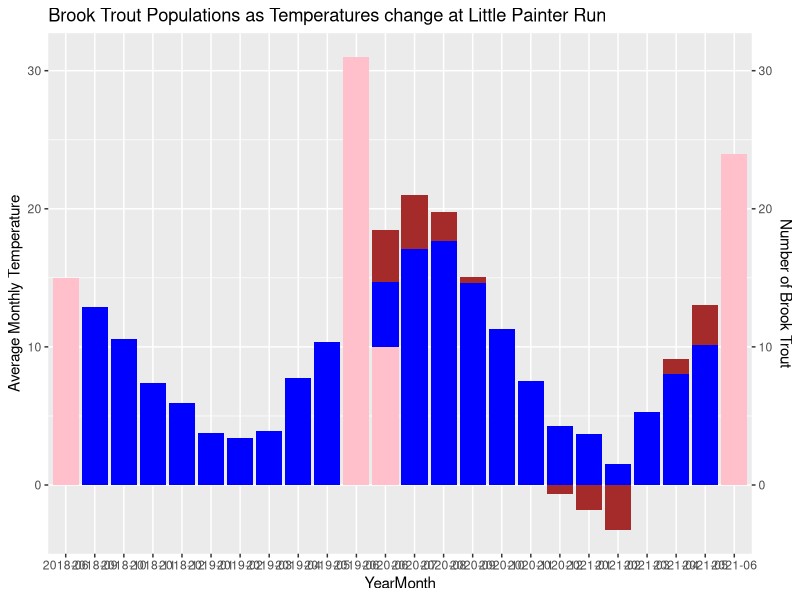

Generate this figure with R: (Note: this script raises an error after producing the figure.)
#Set working directory 

setwd("C:/GitHub/johnson_capstone/data_testing")

getwd()
dir()

#3 of 4 excell files I'm going to read in are CSV's. 

Painter_LT <- read.csv("Painter_Land_X_QC.csv")

Painter_ST00 <- read.csv("Painter_Stream_X_QC.csv")

Painter_ST01 <- read.csv("Painter_Stream0_X_QC.csv")

#The Fish records file from Painter Stream is an .xslx, so need to download readxl package.

install.packages("readxl")
library(readxl)

Painter_FishRec_BT <- read_excel ("Painter_FishRecords_BrookTrout.xlsx")

#The problem is the stream temperature data is split up into two data sets, and I want them as 1 data set.
#So lets merge the two. 

Painter_ST <- merge(Painter_ST00, Painter_ST01, all = TRUE)

#To arrange dates in right order, install dplyr package.
install.packages("dplyr")
library(dplyr)

#Now to arrange dates in right order:
Painter_ST <- arrange(Painter_ST, DateTime)
                    

#Before I try to compare fish and temperature together, I want to just look at temperature alone first. 
#But first we need to format that date and time. To do that, lets install the luberdate package. 

install.packages("lubridate")
library("lubridate")
        
#Now need to get R to reed this as a year date and time rather than a string of numbers.

class(Painter_LT$DateTime)
class(Painter_ST$DateTime)

#It's eneterd as a character, so need to change it to POSIXct
#First do land temp

Painter_LT$DateTime <- as.POSIXct(Painter_LT$DateTime)
class(Painter_LT$DateTime)

summary(Painter_LT)

#Do same thing for stream temp 

Painter_ST$DateTime <- as.POSIXct(Painter_ST$DateTime)
class(Painter_ST$DateTime)

summary(Painter_ST)

#Now that its in the proper format, have to extract month as an individual column.
#In order to do this we need to use the muate function, which is in the dplyr package, which is already installed... 


#First do land temp

Painter_LT$YearMonth <- format(as.Date(Painter_LT$DateTime), "%Y-%m")
summary(Painter_LT)

#Now do stream temp 

Painter_ST$YearMonth <- format(as.Date(Painter_ST$DateTime), "%Y-%m")
summary(Painter_ST)


Painter_Stream_Summary <- Painter_ST %>%
  select(YearMonth, Temp_C) %>%
  group_by(YearMonth) %>%
  arrange(YearMonth) %>%
  summarise(AvgYearMonthTemp = mean(Temp_C))

Painter_Land_Summary <- Painter_LT %>%
  select(YearMonth, Temp_C) %>%
  group_by(YearMonth) %>%
  arrange(YearMonth) %>%
  summarise(AvgYearMonthTemp = mean(Temp_C))
            
            
#Use Painter_Stream_Summary to make figure 

#Use select the columns in the figure you want to use
#Filter selects rows
#So could select a site, and filter for Brook Trout

#Use plot of ggplot comes into play
#Do confident intervals. 

#In order to plot figure you want, install gg pot 2 package.

install.packages("ggplot2")
library("ggplot2")

install.packages("tidyr")
library("tidyr")

DataForExamplePlot_BRT <- Painter_FishRec_BT %>%
  select(ID, Date, Species, EventCode) %>%
  filter(Date > ymd("2018-01-01"))

Summary_Plot_BRTData <- DataForExamplePlot_BRT %>%
  group_by(Date) %>%
  summarise(Count = length(Species))


  
#Make Stream Temperature and Land Temperature all one table so can make graph with two data sets
#For Land (now called air) Temp
  
Painter_Land_Summary <- Painter_Land_Summary %>%
  mutate(Type = "Air")

#For Stream (now called water) Temp
Painter_Stream_Summary <- Painter_Stream_Summary %>%
  mutate(Type = "Water")

Painter_Master_Temp <- bind_rows(Painter_Land_Summary, Painter_Stream_Summary)

#Convert Painter_Matser_Temp to YM instead of YMD to avoid "Can't convert `x` <datetime<UTC>> to <double>" error/argument in plot your about to make. 
Summary_Plot_BRTData$Date <- format(as.Date(Summary_Plot_BRTData$Date), "%Y-%m")
summary(Summary_Plot_BRTData)  

#Now Make plot
  
ggplot() + 
  geom_bar(subset(Painter_Master_Temp, Type %in% "Air"), mapping = aes(x = YearMonth, y = AvgYearMonthTemp), stat = "identity", position = "dodge", fill = "brown") + 
  geom_bar(subset(Painter_Master_Temp, Type %in% "Water"), mapping = aes(x = YearMonth, y = AvgYearMonthTemp), stat = "identity", position = "dodge", fill = "blue") +
  geom_bar(Summary_Plot_BRTData, mapping = aes(x = Date, y = Count), stat = "identity", position = "dodge", fill = "pink") + 
  scale_y_continuous(name = "Average Monthly Temperature", sec.axis = sec_axis(~. ,name = "Number of Brook Trout")) +
  ggtitle("Brook Trout Populations as Temperatures change at Little Painter Run")
  

#Messing with stuff bellow 

ylim.prim <- c(-4, 50)
ylim.sec <- c(5, 50)

###

Painter_Master_Temp %>%
  filter(Type %in% ("Air")) %>%
  (geom_smooth(mapping = aes(x = Type, y = AvgYearMonthTemp)))


ggplot(subset(Painter_Master_Temp, Type %in% "Air"), mapping = aes(x = YearMonth, y = AvgYearMonthTemp)) +
  geom_bar(stat = "identity", fill = "brown")  

Painter_LT$YearMonth <- format(as.Date(Painter_LT$DateTime), "%Y-%m")
summary(Painter_LT)


